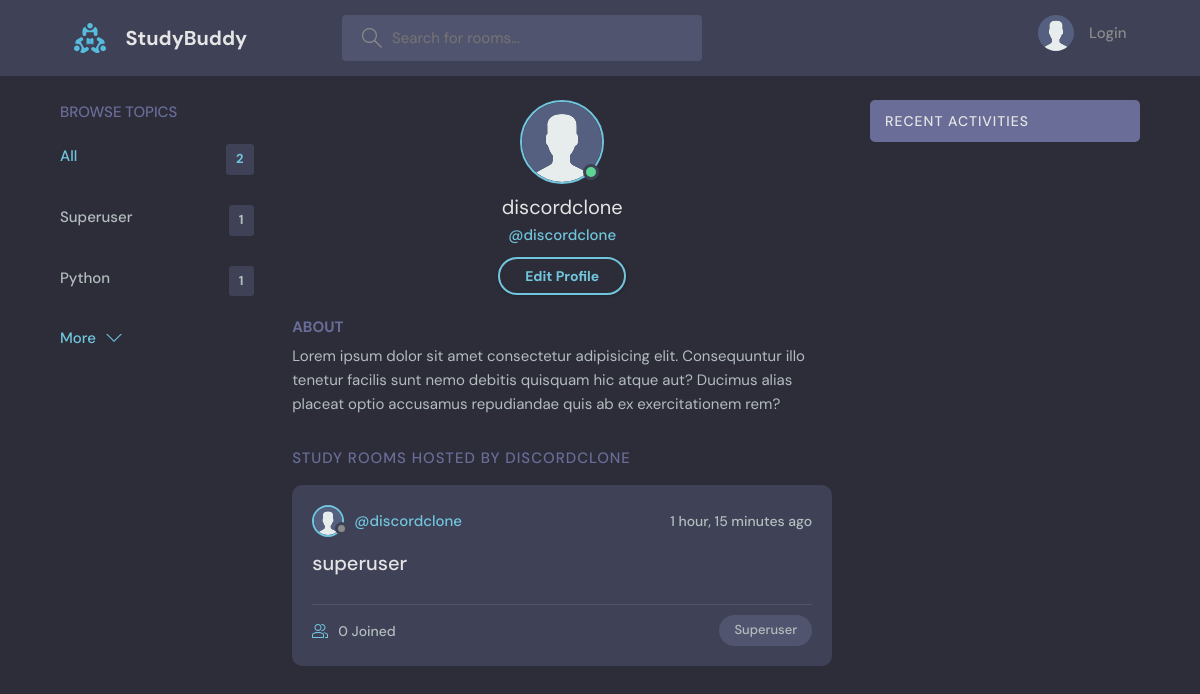
Page /profile/1/ on the committed database.
### base/models.py (models this page shows, shortened)
class Topic(models.Model):
    name = models.CharField(max_length=200)

class User(AbstractUser):
    name = models.CharField(max_length=200, null=True)
    email = models.EmailField(unique=True, null=True)
    bio = models.TextField(null=True)
    avatar = models.ImageField(null=True, default="avatar.svg")
    USERNAME_FIELD = 'email'
    REQUIRED_FIELDS = ['username']

class Room(models.Model):
    host = models.ForeignKey(User, on_delete=models.SET_NULL, null=True)
    topic = models.ForeignKey(Topic,on_delete=models.SET_NULL, null=True)
    name = models.CharField(max_length=200)
    description = models.TextField(null=True, blank=True)
    participants = models.ManyToManyField(User, related_name='participants', blank=True)
    updated = models.DateTimeField(auto_now=True)
    created = models.DateTimeField(auto_now_add=True)
    class Meta:
        ordering = ['-updated', '-created']

### base/views.py (the view)
# urls.py: path('profile/<str:pk>/', views.user_profile, name='profile'),
def user_profile(request, pk):
    user = User.objects.get(id=pk)
    rooms = user.room_set.all()
    room_messages = user.message_set.all()
    topics = Topic.objects.all()
    context = {'user': user, 'rooms': rooms, 'room_messages': room_messages, 'topics': topics}
    return render(request, 'base/profile.html', context)

### base/templates/base/profile.html
{% extends 'main.html' %}
{% block content %}
  <main class="profile-page layout layout--3">
    <div class="container">
      {% include 'base/topics_component.html' %}
      <div class="roomList">
        <div class="profile">
          <div class="profile__avatar">
            <div class="avatar avatar--large active">
              <img src="{{user.avatar.url}}" />
            </div>
          </div>
          <div class="profile__info">
            <h3>{{user.username}}</h3>
            <p>@{{user.username}}</p>
            <a href="{% url 'update-user' %}" class="btn btn--main btn--pill">Edit Profile</a>
          </div>
          <div class="profile__about">
            <h3>About</h3>
            <p>
              Lorem ipsum dolor sit amet consectetur adipisicing elit. Consequuntur illo tenetur
              facilis sunt nemo debitis quisquam hic atque aut? Ducimus alias placeat optio
              accusamus repudiandae quis ab ex exercitationem rem?
            </p>
          </div>
        </div>
        <div class="roomList__header">
          <div>
            <h2>Study Rooms Hosted by {{user.username}}</a>
            </h2>
          </div>
        </div>
        {% include 'base/rooms_component.html' %}
      </div>
      {% include 'base/activity_feed_component.html' %}
    </div>
  </main>
{% endblock %}

### base/templates/base/topics_component.html (shortened to what this page needs)
<div class="topics">
    <div class="topics__header">
      <h2>Browse Topics</h2>
    </div>
    <ul class="topics__list">
      <li>
        <a href="{% url 'home' %}" class="active">All <span>{{topics.count}}</span></a>
      </li>
      {% for topic in topics %}
      <li>
        <a href="{% url 'home' %}?q={{topic.name}}">{{topic.name}} <span>{{topic.room_set.all.count}}</span> </a>
      </li>
      {% endfor %}
    </ul>
    <a class="btn btn--link" href="{% url 'topics' %}">
      More
      <svg version="1.1" xmlns="http://www.w3.org/2000/svg" width="32" height="32" viewBox="0 0 32 32">
        <title>chevron-down</title>
        <path d="M16 21l-13-13h-3l16 16 16-16h-3l-13 13z"></path>
      </svg>
    </a>
  </div>

### base/templates/base/rooms_component.html (shortened to what this page needs)
{% for room in rooms %}
<div class="roomListRoom">
    <div class="roomListRoom__header">
      <a href="{% url 'profile' room.host.id %}" class="roomListRoom__author">
        <div class="avatar avatar--small">
          <img src="{{room.host.avatar.url}}" />
        </div>
        <span>@{{room.host.username}}</span>
      </a>
      <div class="roomListRoom__actions">
        <span>{{room.created|timesince}} ago</span>
      </div>
    </div>
    <div class="roomListRoom__content">
        <a href="{% url 'room' room.id %}">{{room.name}}</a>
    </div>
    <div class="roomListRoom__meta">
      <a href="{% url 'room' room.id %}" class="roomListRoom__joined">
        {{room.participants.all.count}} Joined
      </a>
      <p class="roomListRoom__topic">{{room.topic.name}}</p>
    </div>
</div>
{% endfor %}

### rows in the picture
Topic: name "Superuser", room_set.all.count "1"
Topic: name "Python", room_set.all.count "1"
User: avatar (placeholder picture), username "discordclone", username "DISCORDCLONE"
Room: host.avatar (placeholder picture), host.username "discordclone", created "1 hour, 15 minutes", name "superuser", participants.all.count "0", topic.name "Superuser"

### other values in the picture
{{ topics.count }} "2"
